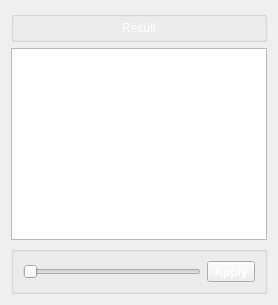
         <widget class="QWidget" name="tabRegistraion">
          <attribute name="title">
           <string>Registration</string>
          </attribute>
          <layout class="QVBoxLayout" name="verticalLayout_10">
           <item>
            <widget class="QGroupBox" name="gboxBrain_10">
             <property name="title">
              <string/>
             </property>
             <layout class="QHBoxLayout" name="horizontalLayout_6">
              <property name="topMargin">
               <number>0</number>
              </property>
              <property name="bottomMargin">
               <number>0</number>
              </property>
              <item>
               <widget class="QLabel" name="lblRegistraion">
                <property name="text">
                 <string>&lt;html&gt;&lt;head/&gt;&lt;body&gt;&lt;p align=&quot;center&quot;&gt;&lt;span style=&quot; color:#ffffff;&quot;&gt;Result&lt;/span&gt;&lt;/p&gt;&lt;/body&gt;&lt;/html&gt;</string>
                </property>
               </widget>
              </item>
             </layout>
            </widget>
           </item>
           <item>
            <widget class="PhotoViewer" name="viewRegistration"/>
           </item>
           <item alignment="Qt::AlignVCenter">
            <widget class="QGroupBox" name="groupBox_10">
             <property name="title">
              <string/>
             </property>
             <layout class="QHBoxLayout" name="horizontalLayout_3">
              <item>
               <widget class="QSlider" name="sliderOpacity">
                <property name="orientation">
                 <enum>Qt::Horizontal</enum>
                </property>
               </widget>
              </item>
              <item>
               <widget class="QToolButton" name="btnApplyOpacity">
                <property name="styleSheet">
                 <string notr="true">#btnApplyOpacity{
color:#fff;
font-size:12px;
font-weight:bold;}</string>
                </property>
                <property name="text">
                 <string>Apply</string>
                </property>
                <property name="iconSize">
                 <size>
                  <width>32</width>
                  <height>32</height>
                 </size>
                </property>
               </widget>
              </item>
             </layout>
            </widget>
           </item>
          </layout>
         </widget>
